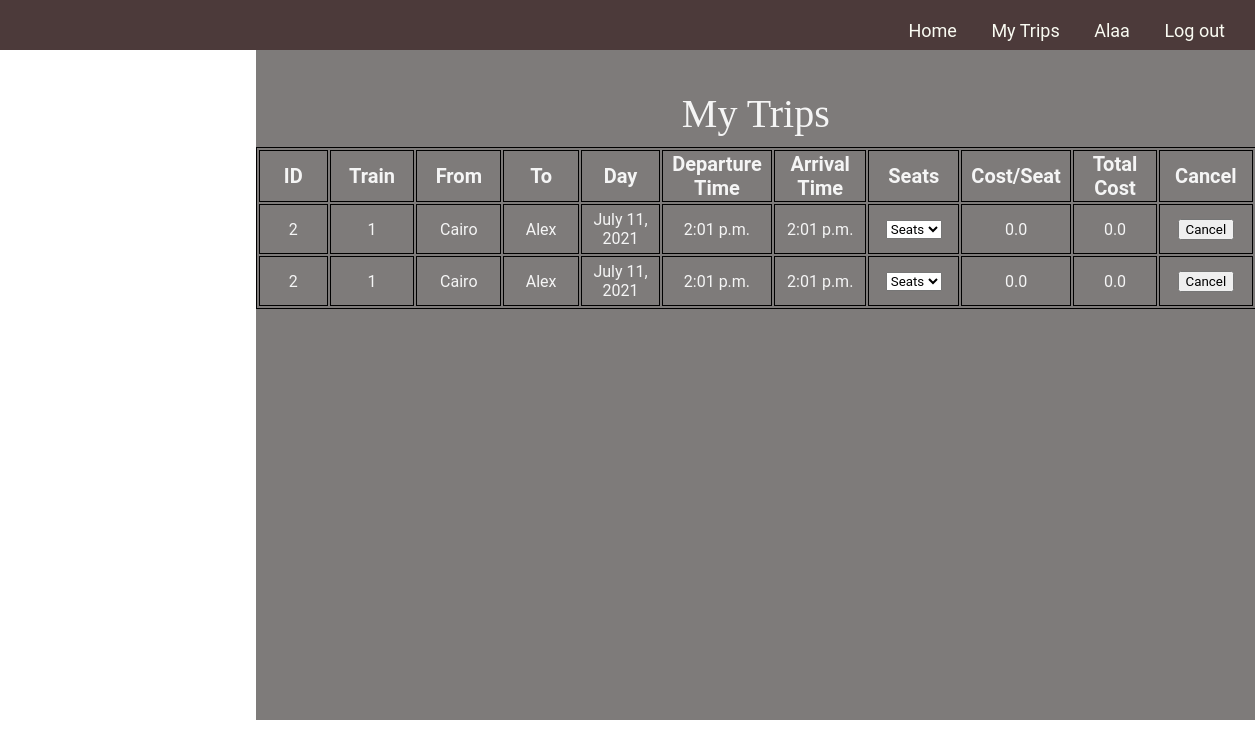
/My-Trips/17/ (signed in), run on the app's committed database.
### blog/models.py (models this page shows, shortened)
class Book(models.Model):
    trip = models.ForeignKey(
        Trip, on_delete=models.CASCADE, related_name="BookTrips", null=False)
    user = models.ForeignKey(
        User, on_delete=models.CASCADE, related_name="BookUser", null=False)
    seats = IntegerField(default=0)
    seatTrain = models.ManyToManyField(Seat)

class Trip(models.Model):
    train = models.ForeignKey(
        Train, on_delete=models.CASCADE, related_name="TripTrain")
    source = models.ForeignKey(
        Station, on_delete=models.CASCADE, related_name="TripSource", null=False)
    destination = models.ForeignKey(
        Station, on_delete=models.CASCADE, related_name="TripDest", null=False)
    day = models.DateField(null=False)
    start_Time = models.TimeField(null=False)
    end_Time = models.TimeField(null=False)
    price = models.FloatField(null=False, default=0)
    Remaining_seats = models.IntegerField(default=0, editable=False)
    seats = models.IntegerField(default=0, editable=False)

class Train(models.Model):
    Number_of_seats = models.IntegerField(default=0)
    source = models.ForeignKey(
        Station, on_delete=models.CASCADE, related_name="TrainSource", null=False)
    destination = models.ForeignKey(
        Station, on_delete=models.CASCADE, related_name="TrainDest", null=False)

class Station(models.Model):
    id = models.IntegerField(default=-1, primary_key=True)
    stationName = models.CharField(max_length=15)

### blog/views.py (the view)
# urls.py: path('My-Trips/<id>/', views.myTrips, name='myTrips'),
def myTrips(request, id):
    book = Book.objects.filter(user = id)
    return render(request, "sitePages/myTrips.html", {'books': book})

### blog/tags/tags.py (called while the page is built)
@register.simple_tag
def bookSeat(book):
    seats = book.seatTrain.all()
    return seats

@register.simple_tag
def bookPrice(book):
    count = book.seatTrain.count()
    price = count * book.trip.price
    return price

### templates/sitePages/myTrips.html (shortened to what this page needs)
{% extends "base.html" %}
{% load static %}
{% load tags %}
{% block head %}
<link rel="stylesheet" href="{% static 'css/myTrips.css' %}">
{% endblock%}
{% block content %}
<div class="trips" style="overflow: auto;">
    <p>My Trips</p>
    <table id="tripsTable">
        <tr>
            <th>ID</th>
            <th>Train</th>
            <th>From</th>
            <th>To</th>
            <th>Day</th>
            <th>Departure Time</th>
            <th>Arrival Time</th>
            <th>Seats</th>
            <th>Cost/Seat</th>
            <th>Total Cost</th>
            <th>Cancel</th>
        </tr>
        {% for book in books %}
        <tr id = "{{book.id}}">
            <td>{{book.trip.id}}</td>
            <td>{{book.trip.train.id}}</td>
            <td>{{book.trip.source.stationName}}</td>
            <td>{{book.trip.destination.stationName}}</td>
            <td>{{book.trip.day}}</td>
            <td>{{book.trip.start_Time}}</td>
            <td>{{book.trip.end_Time}}</td>
            <td>
                <select>
                    <option selected hidden>Seats</option>
                    {% bookSeat book as seats %}
                </select>
            </td>
            <td>{{book.trip.price}}</td>
            {% bookPrice book as pr %}
            <td>{{pr}}</td>
            <td><button class="cancel" data-id='{{book.id}}' data-user="{{user.id}}">Cancel</button></td>
        </tr>
        {% empty %}
        <tr id="notrip">
            <td colspan="10">No Books</td>
        </tr>
        {% endfor %}
    </table>
</div>
{% endblock content %}

### templates/base.html (shortened to what this page needs)
<!DOCTYPE html>
<html lang="en">
<head>
    {% load static %}
    <link rel="stylesheet" href="{% static 'css/basePage.css' %}">
    {% block head%} {% endblock head %}
</head>
<body style="background: url('/static/imgs/background4.png'); background-size: cover; background-repeat:no-repeat; overflow:hidden;">
    <nav class="navBar">
        <a href="{% url 'blog:home' %}">Home</a>
        {% if user.is_authenticated %}
            {% if user.is_superuser %}
                <a href="{% url 'admin:index' %}">Admin Page</a>
            {% else %}
                <a href="{% url 'blog:myTrips' user.id %}">My Trips</a>
            {% endif %}
            <a href="{% url 'blog:profile' user.username %}">{{ user.username }}</a>
            <a href="{% url 'blog:logOut' %}">Log out</a>
        {% else %}
            <a id="signIn" href="{% url 'blog:signIn' %}">Sign In</a>
            <span id="sp1">/</span>
            <a href="{% url 'blog:signUp' %}">Sign Up</a>
        {% endif %}
    </nav>
    {% block content %} {% endblock %}
</body>
</html>

### static/css/basePage.css (style rules this page uses)
* { box-sizing: border-box; }
nav { display: inline; height: 50px; top: -5px; margin-top: 5px; padding-top: 20px; text-align: right; width: 100%; font-size: 18px; font-family: "Wire+One"; background: rgba(24, 0, 0, 0.774); position: fixed; margin-left: -8px; right: 0; }
nav a { margin-right: 30px; padding: 0px; color: rgb(250, 251, 242); text-decoration: none; }

### static/css/myTrips.css (style rules this page uses)
* { box-sizing: border-box; font-family: 'Roboto', sans-serif; }
.trips p { font-family: 'Times New Roman', Times, serif; font-size: 40px; color: whitesmoke; text-align: center; padding-top: 0.5px; }
.trips { margin-top: 4%; margin-left: 20%; background: rgba(51, 46, 45, 0.63); width: 1000px; height: 670px; overflow: scroll; }
table, th, td { margin-top: -3%; border: 1px solid black; table-layout: fixed; text-align: center; }
th { width: 133.3px; height: 40px; font-size: 20px; color: whitesmoke; font-weight: bold; }
td { width: 114.28px; height: 50px; font-size: 16px; color: whitesmoke; }

### data on the page
Book: trip.id "2", trip.train.id "1", trip.source.stationName "Cairo", trip.destination.stationName "Alex", trip.day "July 11, 2021", trip.start_Time "2:01 p.m.", trip.end_Time "2:01 p.m.", trip.price "0.0", pr "0.0"
Book: trip.id "2", trip.train.id "1", trip.source.stationName "Cairo", trip.destination.stationName "Alex", trip.day "July 11, 2021", trip.start_Time "2:01 p.m.", trip.end_Time "2:01 p.m.", trip.price "0.0", pr "0.0"

### other printed values
{{ user.username }} "Alaa"
